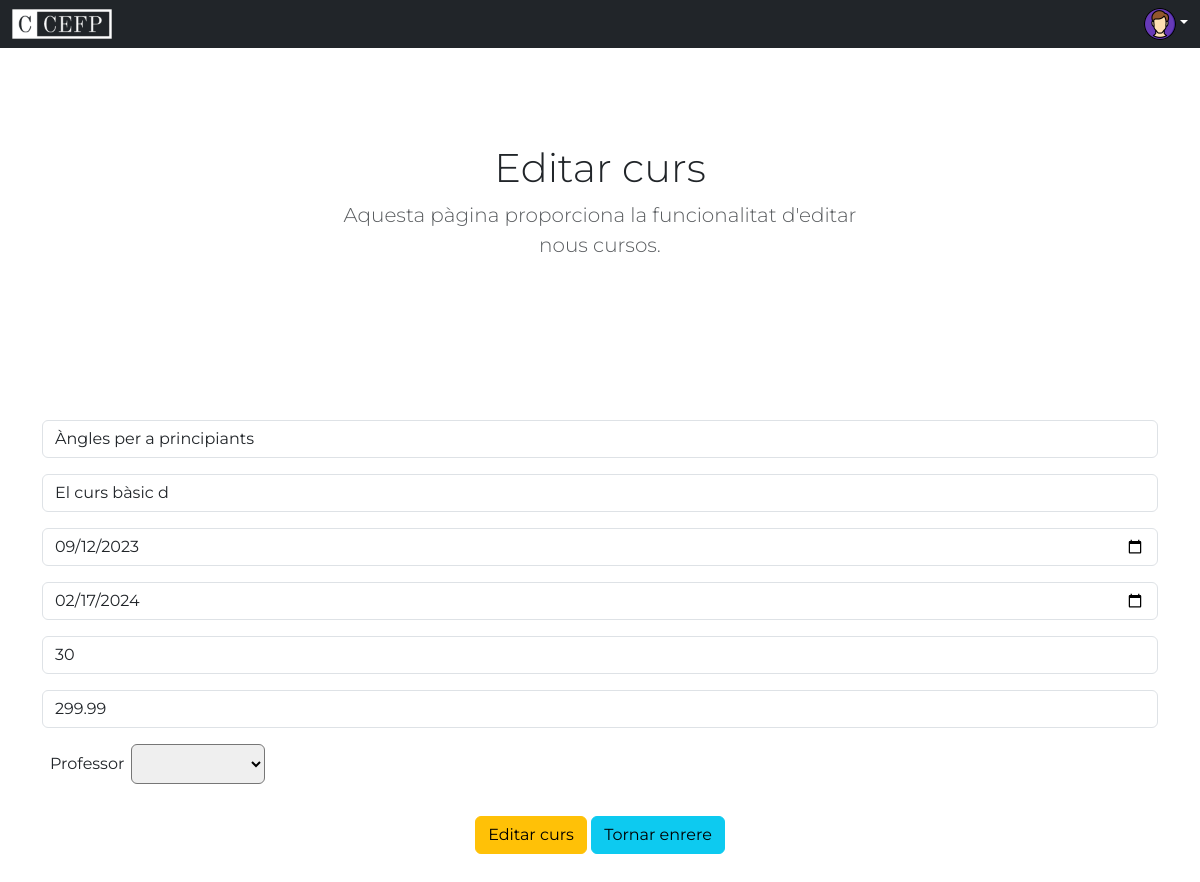
The page /Views/html/editar_curs.php?id=1 (signed in) on the database its author committed.
### tables this page shows
CREATE TABLE curs (
    id_curs INT NOT NULL PRIMARY KEY AUTO_INCREMENT,
    nom_curs VARCHAR(60),
    curs_descripcio VARCHAR(1000),
    data_inici DATE,
    data_fi DATE,
    id_profesor INT,
    preu FLOAT,
    placesDisponibles INT CHECK(placesDisponibles>=0),
    FOREIGN KEY (id_profesor) REFERENCES profesors(id_profesor)
);

### Model/Cursos/ModelPanellEditar.php (called while the page is built, shortened)
<?php
class ModelPanellEditar {
    private $conn;
    public function __construct($conn) {
        $this->conn = $conn;
    }
    public function mostrarCursos($IDCurs) {
        $sql = $this->conn->prepare("SELECT * FROM curs WHERE id_curs=$IDCurs");
        $sql->execute();
        $result = $sql->get_result();
        return $result;
    }
}

### Model/Cursos/ModelOptionProfesors.php (called while the page is built, shortened)
<?php
class CrearOptionsProfessors {
    private $conn;
    public function __construct($conn) {
        $this->conn = $conn;
    }
    public function listadoProfesors()
    {
        $consulta = $this->conn->prepare("SELECT * FROM profesors");
        $consulta->execute();
        $result = $consulta->get_result();
        return $result;
    }
}

### Controller/Cursos/ControllerOptionProfesors.php (the view)
<?php include ("../../Model/Cursos/ModelOptionProfesors.php");
$nouCurs=new CrearOptionsProfessors($conn);
$result = $nouCurs->listadoProfesors();
$optionProfessor = "";
while($professor=$result->fetch_assoc()) {
    $IdProfessor = $professor["id_profesor"];
    $nomProfessor = $professor["nom"];
    $cognomProfessor = $professor["cognom"];
    $optionProfessor .= "<option value=".$IdProfessor.">".$nomProfessor." ".$cognomProfessor."</option>";
}
echo $optionProfessor;

### Controller/Cursos/ControllerPanellEditar.php
<?php
include ('../../Model/Cursos/ModelPanellEditar.php');
$mostrarCursos = new ModelPanellEditar($conn);
$IDCurs= $_GET["id"];
$result = $mostrarCursos->mostrarCursos($IDCurs);
$div_cursos = "";
while($contingut=$result->fetch_assoc()) {
    $nomCurs = $contingut["nom_curs"];
    $desc = $contingut["curs_descripcio"];
    $dataInici = $contingut["data_inici"];
    $dataFi = $contingut["data_fi"];
    $preu = $contingut["preu"];
    $placesDisponibles = $contingut["placesDisponibles"];
    $div_cursos .= "
        <div class='input-group mb-3'>
            <input type='text' name='nom_curs' class='form-control' placeholder='Nom del curs' aria-label='Nom del curs' aria-describedby='basic-addon2' value='".$nomCurs."'>
        </div>
        <div class='input-group mb-3'>
            <input type='text' name='curs_descripcio' class='form-control' placeholder='Descripció del curs' aria-label='Descripció del curs' aria-describedby='basic-addon2' value='".$desc."'>
        </div>
        <div class='input-group mb-3'>
            <input type='date' name='data_inici' class='form-control' placeholder='dd-mm-yyyy' aria-label='Data Inici' aria-describedby='basic-addon2' value='".$dataInici."'>
        </div>
        <div class='input-group mb-3'>
            <input type='date' name='data_fi' class='form-control' placeholder='dd-mm-yyyy' aria-label='Data Fi' aria-describedby='basic-addon2' value='".$dataFi."'>
        </div>
        <div class='input-group mb-3'>
            <input type='text' name='placesDisponibles' class='form-control' aria-label='Places disponibles' aria-describedby='basic-addon2' value='".$placesDisponibles."'>
        </div>
        <div class='input-group mb-3'>
            <input type='text' name='preu' class='form-control' placeholder='Preu' aria-label='Preu' aria-describedby='basic-addon2' value='".$preu."'>
        </div>";
}
echo $div_cursos;
?>

### rows shown on the page
curs: nom_curs "Àngles per a principiants", curs_descripcio "El curs bàsic d", data_inici "09/12/2023", data_fi "02/17/2024", placesDisponibles "30", preu "299.99"
